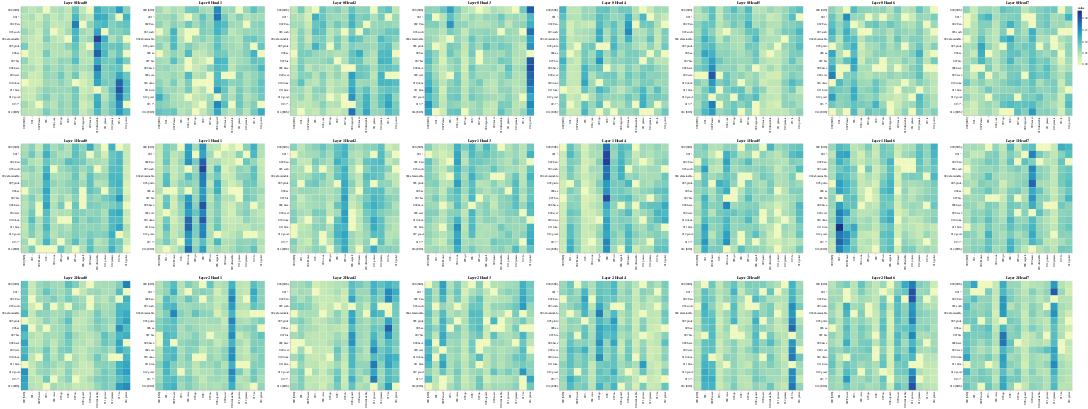

Notebook source saved alongside this figure:
### Code cell
# --- Attention Visualization ---
import torch
import torch.nn as nn
from config import get_config, get_weights_file_path
from train import get_model, get_ds, greedy_decode
import altair as alt
import pandas as pd
import warnings

warnings.filterwarnings("ignore")

# Define the device
device = torch.device("cuda" if torch.cuda.is_available() else "cpu")
print("Using device:", device)

config = get_config()
train_dataloader, val_dataloader, vocab_src, vocab_tgt = get_ds(config)
model = get_model(config, vocab_src.get_vocab_size(), vocab_tgt.get_vocab_size()).to(device)

# Load the pretrained weights
model_filename = get_weights_file_path(config, f"25")
try:
    state = torch.load('weights/tmodel_25.pt')
    model.load_state_dict(state['model_state_dict'])
except RuntimeError as e:
    print(f"Error loading model weights: {e}")

def load_next_batch():
    batch = next(iter(val_dataloader))
    encoder_input = batch["encoder_input"].to(device)
    encoder_mask = batch["encoder_mask"].to(device)
    decoder_input = batch["decoder_input"].to(device)

    encoder_input_tokens = [vocab_src.id_to_token(idx) for idx in encoder_input[0].cpu().numpy()]
    decoder_input_tokens = [vocab_tgt.id_to_token(idx) for idx in decoder_input[0].cpu().numpy()]

    assert encoder_input.size(0) == 1, "Batch size must be 1 for validation"

    greedy_decode(
        model, encoder_input, encoder_mask, vocab_src, vocab_tgt, config['seq_len'], device)
    
    return batch, encoder_input_tokens, decoder_input_tokens


def mtx2df(m, max_row, max_col, row_tokens, col_tokens):
    return pd.DataFrame(
        [
            (
                r,
                c,
                float(m[r, c]),
                "%.3d %s" % (r, row_tokens[r] if len(row_tokens) > r else "<blank>"),
                "%.3d %s" % (c, col_tokens[c] if len(col_tokens) > c else "<blank>"),
            )
            for r in range(m.shape[0])
            for c in range(m.shape[1])
            if r < max_row and c < max_col
        ],
        columns=["row", "column", "value", "row_token", "col_token"],
    )

def get_attn_map(attn_type: str, layer: int, head: int):
    if attn_type == "encoder":
        attn = model.encoder.layers[layer].self_attention_block.attention_scores
    elif attn_type == "decoder":
        attn = model.decoder.layers[layer].self_attention_block.attention_scores
    elif attn_type == "encoder-decoder":
        attn = model.decoder.layers[layer].cross_attention_block.attention_scores
    return attn[0, head].data

def attn_map(attn_type, layer, head, row_tokens, col_tokens, max_sentence_len):
    df = mtx2df(
        get_attn_map(attn_type, layer, head),
        max_sentence_len,
        max_sentence_len,
        row_tokens,
        col_tokens,
    )
    return (
        alt.Chart(data=df)
        .mark_rect()
        .encode(
            x=alt.X("col_token", axis=alt.Axis(title="")),
            y=alt.Y("row_token", axis=alt.Axis(title="")),
            color="value",
            tooltip=["row", "column", "value", "row_token", "col_token"],
        )
        .properties(height=400, width=400, title=f"Layer {layer} Head {head}")
        .interactive()
    )

def get_all_attention_maps(attn_type: str, layers: list[int], heads: list[int], row_tokens: list, col_tokens, max_sentence_len: int):
    charts = []
    for layer in layers:
        rowCharts = []
        for head in heads:
            rowCharts.append(attn_map(attn_type, layer, head, row_tokens, col_tokens, max_sentence_len))
        charts.append(alt.hconcat(*rowCharts))
    return alt.vconcat(*charts)

batch, encoder_input_tokens, decoder_input_tokens = load_next_batch()
print(f'Source: {batch["src_text"][0]}')
print(f'Target: {batch["tgt_text"][0]}')
sentence_len = encoder_input_tokens.index("[PAD]")

def combine_all_heads_layers(attn_type, layers):
    combined_layers = []
    for layer in layers:
        if attn_type == "encoder":
            attn = model.encoder.layers[layer].self_attention_block.attention_scores
        elif attn_type == "decoder":
            attn = model.decoder.layers[layer].self_attention_block.attention_scores
        elif attn_type == "encoder-decoder":
            attn = model.decoder.layers[layer].cross_attention_block.attention_scores
        attn = attn.to(device)
        combined_heads = attn.mean(dim=1)  # combine heads in this layer
        combined_layers.append(combined_heads[0])  # batch=1

    stacked = torch.stack(combined_layers, dim=0)
    final_combined = stacked.mean(dim=0)  # average layers
    return final_combined.cpu().data

layers = [0, 1, 2]
heads = [0, 1, 2, 3, 4, 5, 6, 7]

# Encoder Self-Attention
get_all_attention_maps("encoder", layers, heads, encoder_input_tokens, encoder_input_tokens, min(20, sentence_len))

# Encoder Self-Attention
get_all_attention_maps("decoder", layers, heads, decoder_input_tokens, decoder_input_tokens, min(20, sentence_len))

# Encoder Self-Attention
get_all_attention_maps("encoder-decoder", layers, heads, encoder_input_tokens, decoder_input_tokens, min(20, sentence_len))

### Figure 1 — Vega-Lite specification as saved in the notebook (floating-point values rounded to 4 significant figures; data arrays with more than 128 entries replaced by an {"elided": "..."} marker saying what was removed)
{"config": {"view": {"continuousWidth": 300, "continuousHeight": 300}}, "vconcat": [{"hconcat": [{"data": {"name": "data-7bc694f952753c617f167be5d64deac2"}, "mark": {"type": "rect"}, "encoding": {"color": {"field": "value", "type": "quantitative"}, "tooltip": [{"field": "row", "type": "quantitative"}, {"field": "column", "type": "quantitative"}, {"field": "value", "type": "quantitative"}, {"field": "row_token", "type": "nominal"}, {"field": "col_token", "type": "nominal"}], "x": {"axis": {"title": ""}, "field": "col_token", "type": "nominal"}, "y": {"axis": {"title": ""}, "field": "row_token", "type": "nominal"}}, "height": 400, "name": "view_193", "title": "Layer 0 Head 0", "width": 400}, {"data": {"name": "data-9945134bff020da89bdf4b698c13d4a1"}, "mark": {"type": "rect"}, "encoding": {"color": {"field": "value", "type": "quantitative"}, "tooltip": [{"field": "row", "type": "quantitative"}, {"field": "column", "type": "quantitative"}, {"field": "value", "type": "quantitative"}, {"field": "row_token", "type": "nominal"}, {"field": "col_token", "type": "nominal"}], "x": {"axis": {"title": ""}, "field": "col_token", "type": "nominal"}, "y": {"axis": {"title": ""}, "field": "row_token", "type": "nominal"}}, "height": 400, "name": "view_194", "title": "Layer 0 Head 1", "width": 400}, {"data": {"name": "data-d8072a6f770f8bccba6e4155017e66b1"}, "mark": {"type": "rect"}, "encoding": {"color": {"field": "value", "type": "quantitative"}, "tooltip": [{"field": "row", "type": "quantitative"}, {"field": "column", "type": "quantitative"}, {"field": "value", "type": "quantitative"}, {"field": "row_token", "type": "nominal"}, {"field": "col_token", "type": "nominal"}], "x": {"axis": {"title": ""}, "field": "col_token", "type": "nominal"}, "y": {"axis": {"title": ""}, "field": "row_token", "type": "nominal"}}, "height": 400, "name": "view_195", "title": "Layer 0 Head 2", "width": 400}, {"data": {"name": "data-688b54d4acf89be359c221f58f9b9ea8"}, "mark": {"type": "rect"}, "encoding": {"color": {"field": "value", "type": "quantitative"}, "tooltip": [{"field": "row", "type": "quantitative"}, {"field": "column", "type": "quantitative"}, {"field": "value", "type": "quantitative"}, {"field": "row_token", "type": "nominal"}, {"field": "col_token", "type": "nominal"}], "x": {"axis": {"title": ""}, "field": "col_token", "type": "nominal"}, "y": {"axis": {"title": ""}, "field": "row_token", "type": "nominal"}}, "height": 400, "name": "view_196", "title": "Layer 0 Head 3", "width": 400}, {"data": {"name": "data-c7e9ed84478b745ee19a27266fa6384c"}, "mark": {"type": "rect"}, "encoding": {"color": {"field": "value", "type": "quantitative"}, "tooltip": [{"field": "row", "type": "quantitative"}, {"field": "column", "type": "quantitative"}, {"field": "value", "type": "quantitative"}, {"field": "row_token", "type": "nominal"}, {"field": "col_token", "type": "nominal"}], "x": {"axis": {"title": ""}, "field": "col_token", "type": "nominal"}, "y": {"axis": {"title": ""}, "field": "row_token", "type": "nominal"}}, "height": 400, "name": "view_197", "title": "Layer 0 Head 4", "width": 400}, {"data": {"name": "data-43f69cb4ae4271d8176fdfb9f1fa953f"}, "mark": {"type": "rect"}, "encoding": {"color": {"field": "value", "type": "quantitative"}, "tooltip": [{"field": "row", "type": "quantitative"}, {"field": "column", "type": "quantitative"}, {"field": "value", "type": "quantitative"}, {"field": "row_token", "type": "nominal"}, {"field": "col_token", "type": "nominal"}], "x": {"axis": {"title": ""}, "field": "col_token", "type": "nominal"}, "y": {"axis": {"title": ""}, "field": "row_token", "type": "nominal"}}, "height": 400, "name": "view_198", "title": "Layer 0 Head 5", "width": 400}, {"data": {"name": "data-6b38a181fc97408132d97b92488f5f65"}, "mark": {"type": "rect"}, "encoding": {"color": {"field": "value", "type": "quantitative"}, "tooltip": [{"field": "row", "type": "quantitative"}, {"field": "column", "type": "quantitative"}, {"field": "value", "type": "quantitative"}, {"field": "row_token", "type": "nominal"}, {"field": "col_token", "type": "nominal"}], "x": {"axis": {"title": ""}, "field": "col_token", "type": "nominal"}, "y": {"axis": {"title": ""}, "field": "row_token", "type": "nominal"}}, "height": 400, "name": "view_199", "title": "Layer 0 Head 6", "width": 400}, {"data": {"name": "data-d62a9fb6369a145ac970308bdbcb38ab"}, "mark": {"type": "rect"}, "encoding": {"color": {"field": "value", "type": "quantitative"}, "tooltip": [{"field": "row", "type": "quantitative"}, {"field": "column", "type": "quantitative"}, {"field": "value", "type": "quantitative"}, {"field": "row_token", "type": "nominal"}, {"field": "col_token", "type": "nominal"}], "x": {"axis": {"title": ""}, "field": "col_token", "type": "nominal"}, "y": {"axis": {"title": ""}, "field": "row_token", "type": "nominal"}}, "height": 400, "name": "view_200", "title": "Layer 0 Head 7", "width": 400}]}, {"hconcat": [{"data": {"name": "data-8044ee9fb18e7505010a2c9832dbcdb8"}, "mark": {"type": "rect"}, "encoding": {"color": {"field": "value", "type": "quantitative"}, "tooltip": [{"field": "row", "type": "quantitative"}, {"field": "column", "type": "quantitative"}, {"field": "value", "type": "quantitative"}, {"field": "row_token", "type": "nominal"}, {"field": "col_token", "type": "nominal"}], "x": {"axis": {"title": ""}, "field": "col_token", "type": "nominal"}, "y": {"axis": {"title": ""}, "field": "row_token", "type": "nominal"}}, "height": 400, "name": "view_201", "title": "Layer 1 Head 0", "width": 400}, {"data": {"name": "data-e6bbe389a3698399d41d3920d32d1b6e"}, "mark": {"type": "rect"}, "encoding": {"color": {"field": "value", "type": "quantitative"}, "tooltip": [{"field": "row", "type": "quantitative"}, {"field": "column", "type": "quantitative"}, {"field": "value", "type": "quantitative"}, {"field": "row_token", "type": "nominal"}, {"field": "col_token", "type": "nominal"}], "x": {"axis": {"title": ""}, "field": "col_token", "type": "nominal"}, "y": {"axis": {"title": ""}, "field": "row_token", "type": "nominal"}}, "height": 400, "name": "view_202", "title": "Layer 1 Head 1", "width": 400}, {"data": {"name": "data-2d4e8755dc816655c8f7a831cd33b227"}, "mark": {"type": "rect"}, "encoding": {"color": {"field": "value", "type": "quantitative"}, "tooltip": [{"field": "row", "type": "quantitative"}, {"field": "column", "type": "quantitative"}, {"field": "value", "type": "quantitative"}, {"field": "row_token", "type": "nominal"}, {"field": "col_token", "type": "nominal"}], "x": {"axis": {"title": ""}, "field": "col_token", "type": "nominal"}, "y": {"axis": {"title": ""}, "field": "row_token", "type": "nominal"}}, "height": 400, "name": "view_203", "title": "Layer 1 Head 2", "width": 400}, {"data": {"name": "data-d5a1787fc4ab2957e7653c001070dde1"}, "mark": {"type": "rect"}, "encoding": {"color": {"field": "value", "type": "quantitative"}, "tooltip": [{"field": "row", "type": "quantitative"}, {"field": "column", "type": "quantitative"}, {"field": "value", "type": "quantitative"}, {"field": "row_token", "type": "nominal"}, {"field": "col_token", "type": "nominal"}], "x": {"axis": {"title": ""}, "field": "col_token", "type": "nominal"}, "y": {"axis": {"title": ""}, "field": "row_token", "type": "nominal"}}, "height": 400, "name": "view_204", "title": "Layer 1 Head 3", "width": 400}, {"data": {"name": "data-af98a01ca69197745636ee7c3e5e7eec"}, "mark": {"type": "rect"}, "encoding": {"color": {"field": "value", "type": "quantitative"}, "tooltip": [{"field": "row", "type": "quantitative"}, {"field": "column", "type": "quantitative"}, {"field": "value", "type": "quantitative"}, {"field": "row_token", "type": "nominal"}, {"field": "col_token", "type": "nominal"}], "x": {"axis": {"title": ""}, "field": "col_token", "type": "nominal"}, "y": {"axis": {"title": ""}, "field": "row_token", "type": "nominal"}}, "height": 400, "name": "view_205", "title": "Layer 1 Head 4", "width": 400}, {"data": {"name": "data-9e972f1e145d2cd4e46c7170c11aafa8"}, "mark": {"type": "rect"}, "encoding": {"color": {"field": "value", "type": "quantitative"}, "tooltip": [{"field": "row", "type": "quantitative"}, {"field": "column", "type": "quantitative"}, {"field": "value", "type": "quantitative"}, {"field": "row_token", "type": "nominal"}, {"field": "col_token", "type": "nominal"}], "x": {"axis": {"title": ""}, "field": "col_token", "type": "nominal"}, "y": {"axis": {"title": ""}, "field": "row_token", "type": "nominal"}}, "height": 400, "name": "view_206", "title": "Layer 1 Head 5", "width": 400}, {"data": {"name": "data-d22535d6dd8b860b39124a3309c0dfef"}, "mark": {"type": "rect"}, "encoding": {"color": {"field": "value", "type": "quantitative"}, "tooltip": [{"field": "row", "type": "quantitative"}, {"field": "column", "type": "quantitative"}, {"field": "value", "type": "quantitative"}, {"field": "row_token", "type": "nominal"}, {"field": "col_token", "type": "nominal"}], "x": {"axis": {"title": ""}, "field": "col_token", "type": "nominal"}, "y": {"axis": {"title": ""}, "field": "row_token", "type": "nominal"}}, "height": 400, "name": "view_207", "title": "Layer 1 Head 6", "width": 400}, {"data": {"name": "data-3637ba1c2df4e43546e092e9244fdedd"}, "mark": {"type": "rect"}, "encoding": {"color": {"field": "value", "type": "quantitative"}, "tooltip": [{"field": "row", "type": "quantitative"}, {"field": "column", "type": "quantitative"}, {"field": "value", "type": "quantitative"}, {"field": "row_token", "type": "nominal"}, {"field": "col_token", "type": "nominal"}], "x": {"axis": {"title": ""}, "field": "col_token", "type": "nominal"}, "y": {"axis": {"title": ""}, "field": "row_token", "type": "nominal"}}, "height": 400, "name": "view_208", "title": "Layer 1 Head 7", "width": 400}]}, {"hconcat": [{"data": {"name": "data-d20a3f0f8012e27fbc9abfa75b8028a6"}, "mark": {"type": "rect"}, "encoding": {"color": {"field": "value", "type": "quantitative"}, "tooltip": [{"field": "row", "type": "quantitative"}, {"field": "column", "type": "quantitative"}, {"field": "value", "type": "quantitative"}, {"field": "row_token", "type": "nominal"}, {"field": "col_token", "type": "nominal"}], "x": {"axis": {"title": ""}, "field": "col_token", "type": "nominal"}, "y": {"axis": {"title": ""}, "field": "row_token", "type": "nominal"}}, "height": 400, "name": "view_209", "title": "Layer 2 Head 0", "width": 400}, {"data": {"name": "data-6dea451856ef0856567fd27d5a072fdd"}, "mark": {"type": "rect"}, "encoding": {"color": {"field": "value", "type": "quantitative"}, "tooltip": [{"field": "row", "type": "quantitative"}, {"field": "column", "type": "quantitative"}, {"field": "value", "type": "quantitative"}, {"field": "row_token", "type": "nominal"}, {"field": "col_token", "type": "nominal"}], "x": {"axis": {"title": ""}, "field": "col_token", "type": "nominal"}, "y": {"axis": {"title": ""}, "field": "row_token", "type": "nominal"}}, "height": 400, "name": "view_210", "title": "Layer 2 Head 1", "width": 400}, {"data": {"name": "data-daeb4432207c31cbbafb9aa1f6e597ad"}, "mark": {"type": "rect"}, "encoding": {"color": {"field": "value", "type": "quantitative"}, "tooltip": [{"field": "row", "type": "quantitative"}, {"field": "column", "type": "quantitative"}, {"field": "value", "type": "quantitative"}, {"field": "row_token", "type": "nominal"}, {"field": "col_token", "type": "nominal"}], "x": {"axis": {"title": ""}, "field": "col_token", "type": "nominal"}, "y": {"axis": {"title": ""}, "field": "row_token", "type": "nominal"}}, "height": 400, "name": "view_211", "title": "Layer 2 Head 2", "width": 400}, {"data": {"name": "data-e0271886111e09fff6a9b083fbdca569"}, "mark": {"type": "rect"}, "encoding": {"color": {"field": "value", "type": "quantitative"}, "tooltip": [{"field": "row", "type": "quantitative"}, {"field": "column", "type": "quantitative"}, {"field": "value", "type": "quantitative"}, {"field": "row_token", "type": "nominal"}, {"field": "col_token", "type": "nominal"}], "x": {"axis": {"title": ""}, "field": "col_token", "type": "nominal"}, "y": {"axis": {"title": ""}, "field": "row_token", "type": "nominal"}}, "height": 400, "name": "view_212", "title": "Layer 2 Head 3", "width": 400}, {"data": {"name": "data-54c41f59ee1349d773c6643a96165392"}, "mark": {"type": "rect"}, "encoding": {"color": {"field": "value", "type": "quantitative"}, "tooltip": [{"field": "row", "type": "quantitative"}, {"field": "column", "type": "quantitative"}, {"field": "value", "type": "quantitative"}, {"field": "row_token", "type": "nominal"}, {"field": "col_token", "type": "nominal"}], "x": {"axis": {"title": ""}, "field": "col_token", "type": "nominal"}, "y": {"axis": {"title": ""}, "field": "row_token", "type": "nominal"}}, "height": 400, "name": "view_213", "title": "Layer 2 Head 4", "width": 400}, {"data": {"name": "data-7ddeed46c55d7799ec06f7672cdd44f0"}, "mark": {"type": "rect"}, "encoding": {"color": {"field": "value", "type": "quantitative"}, "tooltip": [{"field": "row", "type": "quantitative"}, {"field": "column", "type": "quantitative"}, {"field": "value", "type": "quantitative"}, {"field": "row_token", "type": "nominal"}, {"field": "col_token", "type": "nominal"}], "x": {"axis": {"title": ""}, "field": "col_token", "type": "nominal"}, "y": {"axis": {"title": ""}, "field": "row_token", "type": "nominal"}}, "height": 400, "name": "view_214", "title": "Layer 2 Head 5", "width": 400}, {"data": {"name": "data-6bf043cb775ce8b24306ae67e13274de"}, "mark": {"type": "rect"}, "encoding": {"color": {"field": "value", "type": "quantitative"}, "tooltip": [{"field": "row", "type": "quantitative"}, {"field": "column", "type": "quantitative"}, {"field": "value", "type": "quantitative"}, {"field": "row_token", "type": "nominal"}, {"field": "col_token", "type": "nominal"}], "x": {"axis": {"title": ""}, "field": "col_token", "type": "nominal"}, "y": {"axis": {"title": ""}, "field": "row_token", "type": "nominal"}}, "height": 400, "name": "view_215", "title": "Layer 2 Head 6", "width": 400}, {"data": {"name": "data-6284785bac1d1b7c7cd1cd4e3599293f"}, "mark": {"type": "rect"}, "encoding": {"color": {"field": "value", "type": "quantitative"}, "tooltip": [{"field": "row", "type": "quantitative"}, {"field": "column", "type": "quantitative"}, {"field": "value", "type": "quantitative"}, {"field": "row_token", "type": "nominal"}, {"field": "col_token", "type": "nominal"}], "x": {"axis": {"title": ""}, "field": "col_token", "type": "nominal"}, "y": {"axis": {"title": ""}, "field": "row_token", "type": "nominal"}}, "height": 400, "name": "view_216", "title": "Layer 2 Head 7", "width": 400}]}], "params": [{"name": "param_211", "select": {"type": "interval", "encodings": ["x", "y"]}, "bind": "scales", "views": ["view_193"]}, {"name": "param_212", "select": {"type": "interval", "encodings": ["x", "y"]}, "bind": "scales", "views": ["view_194"]}, {"name": "param_213", "select": {"type": "interval", "encodings": ["x", "y"]}, "bind": "scales", "views": ["view_195"]}, {"name": "param_214", "select": {"type": "interval", "encodings": ["x", "y"]}, "bind": "scales", "views": ["view_196"]}, {"name": "param_215", "select": {"type": "interval", "encodings": ["x", "y"]}, "bind": "scales", "views": ["view_197"]}, {"name": "param_216", "select": {"type": "interval", "encodings": ["x", "y"]}, "bind": "scales", "views": ["view_198"]}, {"name": "param_217", "select": {"type": "interval", "encodings": ["x", "y"]}, "bind": "scales", "views": ["view_199"]}, {"name": "param_218", "select": {"type": "interval", "encodings": ["x", "y"]}, "bind": "scales", "views": ["view_200"]}, {"name": "param_219", "select": {"type": "interval", "encodings": ["x", "y"]}, "bind": "scales", "views": ["view_201"]}, {"name": "param_220", "select": {"type": "interval", "encodings": ["x", "y"]}, "bind": "scales", "views": ["view_202"]}, {"name": "param_221", "select": {"type": "interval", "encodings": ["x", "y"]}, "bind": "scales", "views": ["view_203"]}, {"name": "param_222", "select": {"type": "interval", "encodings": ["x", "y"]}, "bind": "scales", "views": ["view_204"]}, {"name": "param_223", "select": {"type": "interval", "encodings": ["x", "y"]}, "bind": "scales", "views": ["view_205"]}, {"name": "param_224", "select": {"type": "interval", "encodings": ["x", "y"]}, "bind": "scales", "views": ["view_206"]}, {"name": "param_225", "select": {"type": "interval", "encodings": ["x", "y"]}, "bind": "scales", "views": ["view_207"]}, {"name": "param_226", "select": {"type": "interval", "encodings": ["x", "y"]}, "bind": "scales", "views": ["view_208"]}, {"name": "param_227", "select": {"type": "interval", "encodings": ["x", "y"]}, "bind": "scales", "views": ["view_209"]}, {"name": "param_228", "select": {"type": "interval", "encodings": ["x", "y"]}, "bind": "scales", "views": ["view_210"]}, {"name": "param_229", "select": {"type": "interval", "encodings": ["x", "y"]}, "bind": "scales", "views": ["view_211"]}, {"name": "param_230", "select": {"type": "interval", "encodings": ["x", "y"]}, "bind": "scales", "views": ["view_212"]}, {"name": "param_231", "select": {"type": "interval", "encodings": ["x", "y"]}, "bind": "scales", "views": ["view_213"]}, {"name": "param_232", "select": {"type": "interval", "encodings": ["x", "y"]}, "bind": "scales", "views": ["view_214"]}, {"name": "param_233", "select": {"type": "interval", "encodings": ["x", "y"]}, "bind": "scales", "views": ["view_215"]}, {"name": "param_234", "select": {"type": "interval", "encodings": ["x", "y"]}, "bind": "scales", "views": ["view_216"]}], "$schema": "https://vega.github.io/schema/vega-lite/v5.20.1.json", "datasets": {"data-7bc694f952753c617f167be5d64deac2": {"elided": "225 records"}, "data-9945134bff020da89bdf4b698c13d4a1": {"elided": "225 records"}, "data-d8072a6f770f8bccba6e4155017e66b1": {"elided": "225 records"}, "data-688b54d4acf89be359c221f58f9b9ea8": {"elided": "225 records"}, "data-c7e9ed84478b745ee19a27266fa6384c": {"elided": "225 records"}, "data-43f69cb4ae4271d8176fdfb9f1fa953f": {"elided": "225 records"}, "data-6b38a181fc97408132d97b92488f5f65": {"elided": "225 records"}, "data-d62a9fb6369a145ac970308bdbcb38ab": {"elided": "225 records"}, "data-8044ee9fb18e7505010a2c9832dbcdb8": {"elided": "225 records"}, "data-e6bbe389a3698399d41d3920d32d1b6e": {"elided": "225 records"}, "data-2d4e8755dc816655c8f7a831cd33b227": {"elided": "225 records"}, "data-d5a1787fc4ab2957e7653c001070dde1": {"elided": "225 records"}, "data-af98a01ca69197745636ee7c3e5e7eec": {"elided": "225 records"}, "data-9e972f1e145d2cd4e46c7170c11aafa8": {"elided": "225 records"}, "data-d22535d6dd8b860b39124a3309c0dfef": {"elided": "225 records"}, "data-3637ba1c2df4e43546e092e9244fdedd": {"elided": "225 records"}, "data-d20a3f0f8012e27fbc9abfa75b8028a6": {"elided": "225 records"}, "data-6dea451856ef0856567fd27d5a072fdd": {"elided": "225 records"}, "data-daeb4432207c31cbbafb9aa1f6e597ad": {"elided": "225 records"}, "data-e0271886111e09fff6a9b083fbdca569": {"elided": "225 records"}, "data-54c41f59ee1349d773c6643a96165392": {"elided": "225 records"}, "data-7ddeed46c55d7799ec06f7672cdd44f0": {"elided": "225 records"}, "data-6bf043cb775ce8b24306ae67e13274de": {"elided": "225 records"}, "data-6284785bac1d1b7c7cd1cd4e3599293f": {"elided": "225 records"}}}
